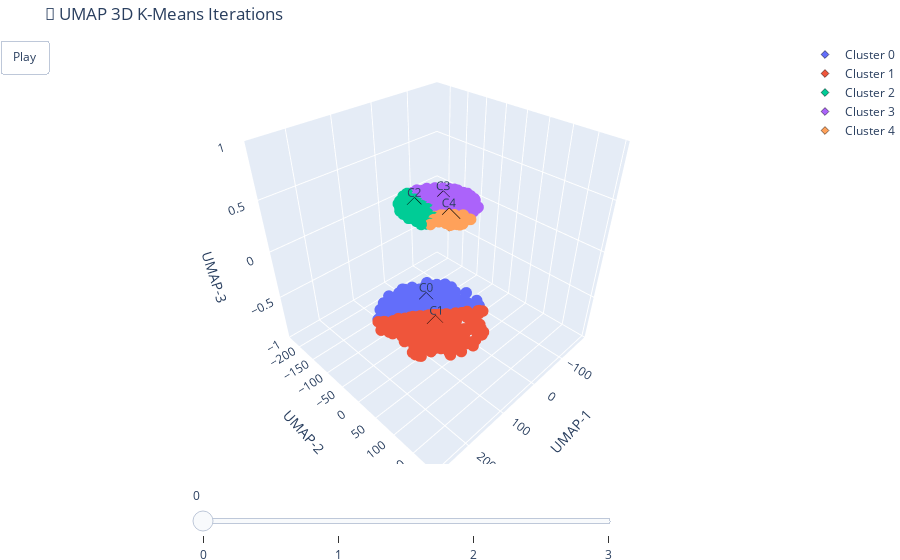

The notebook cell saved with this chart:
### Code cell
# Bernat: any setting <1 will cause sorting order artifacts because of
# the rendering engine's static sorting order on transparents.
point_opacity = 1

colors = px.colors.qualitative.Plotly

# Static layout
layout = go.Layout(
    title="🌌 UMAP 3D K-Means Iterations",
    margin=dict(l=0, r=0, b=0, t=40),
    scene=dict(
        xaxis_title='UMAP-1',
        yaxis_title='UMAP-2',
        zaxis_title='UMAP-3',
        bgcolor='white'
    ),
    updatemenus=[dict(
        type='buttons',
        showactive=False,
        buttons=[dict(label='Play', method='animate', args=[None])]
    )],
    sliders=[dict(
        steps=[dict(method='animate', args=[[f'frame{k}']], label=str(k)) for k in range(len(iterations))],
        transition=dict(duration=0),
        x=0.156, y=0, len=0.6
    )]
)

# Initial empty figure
fig = go.Figure(layout=layout)

# Initial data for frame 0
iter0 = iteration_meta[0]
cmap = {cid: colors[i % len(colors)] for i, cid in enumerate(np.unique(iter0['centroid_ids']))}

for cid in cmap:
    mask = iter0['point_cluster_ids'] == cid
    fig.add_trace(go.Scatter3d(
        x=points_3d_per_iter[0][mask, 0],
        y=points_3d_per_iter[0][mask, 1],
        z=points_3d_per_iter[0][mask, 2],
        mode='markers',
        marker=dict(size=4, color=cmap[cid], opacity=point_opacity),
        showlegend=False
    ))
    mask = iter0['centroid_ids'] == cid
    fig.add_trace(go.Scatter3d(
        x=centroids_3d_per_iter[0][mask, 0],
        y=centroids_3d_per_iter[0][mask, 1],
        z=centroids_3d_per_iter[0][mask, 2],
        mode='markers+text',
        marker=dict(size=6, symbol='diamond', color=cmap[cid], line=dict(width=0.5, color='black')),
        name=f'Cluster {cid}',
        text=[f"C{cid}"] * np.sum(mask),
        textposition="top center"
    ))

# Add frames
frames = []
for k, meta in enumerate(iteration_meta):
    frame_data = []
    cmap = {cid: colors[i % len(colors)] for i, cid in enumerate(np.unique(meta['centroid_ids']))}

    for cid in cmap:
        mask_p = meta['point_cluster_ids'] == cid
        mask_c = meta['centroid_ids'] == cid

        frame_data.append(go.Scatter3d(
            x=points_3d_per_iter[k][mask_p, 0],
            y=points_3d_per_iter[k][mask_p, 1],
            z=points_3d_per_iter[k][mask_p, 2],
            mode='markers',
            marker=dict(size=4, color=cmap[cid], opacity=point_opacity),
            showlegend=False
        ))
        frame_data.append(go.Scatter3d(
            x=centroids_3d_per_iter[k][mask_c, 0],
            y=centroids_3d_per_iter[k][mask_c, 1],
            z=centroids_3d_per_iter[k][mask_c, 2],
            mode='markers+text',
            marker=dict(size=6, symbol='diamond', color=cmap[cid], line=dict(width=0.5, color='black')),
            name=f'Cluster {cid}',
            text=[f"C{cid}"] * np.sum(mask_c),
            textposition="top center"
        ))

    frames.append(go.Frame(data=frame_data, name=f"frame{k}"))

fig.frames = frames
fig.show()

### Figure 1 — Plotly figure (JSON) as saved in the notebook; plotly's stock layout.template omitted (floating-point values rounded to 4 significant figures; data arrays with more than 128 entries replaced by an {"elided": "..."} marker saying what was removed)
{"data": [{"marker": {"color": "#636EFA", "opacity": 1, "size": 4}, "mode": "markers", "showlegend": false, "type": "scatter3d", "x": {"elided": "186 float values"}, "y": {"elided": "186 float values"}, "z": {"elided": "186 float values"}}, {"marker": {"color": "#636EFA", "line": {"color": "black", "width": 0.5}, "size": 6, "symbol": "diamond"}, "mode": "markers+text", "name": "Cluster 0", "text": ["C0"], "textposition": "top center", "type": "scatter3d", "x": [169.1], "y": [75.29], "z": [0.0]}, {"marker": {"color": "#EF553B", "opacity": 1, "size": 4}, "mode": "markers", "showlegend": false, "type": "scatter3d", "x": {"elided": "314 float values"}, "y": {"elided": "314 float values"}, "z": {"elided": "314 float values"}}, {"marker": {"color": "#EF553B", "line": {"color": "black", "width": 0.5}, "size": 6, "symbol": "diamond"}, "mode": "markers+text", "name": "Cluster 1", "text": ["C1"], "textposition": "top center", "type": "scatter3d", "x": [198.2], "y": [124.8], "z": [0.0]}, {"marker": {"color": "#00CC96", "opacity": 1, "size": 4}, "mode": "markers", "showlegend": false, "type": "scatter3d", "x": [-8.862, -1.922, -53.73, -18.76, -19.52, -20.38, -50.72, -18.84, -36.05, -60.53, -40.12, -24.73, -16.63, -54.65, -38.27, -31.82, -59.39, -12.34, -59.66, -56.85, -43.45, -9.218, -76.02, -60.35, -63.54, -56.89, -43.62, -38.76, -60.62, -8.818, -45.02, -31.5, -5.648, -60.19, -40.51, -5.603, -7.713, -38.92, -60.18, -24.37, -65.45, -74.11, -42.36, -52.65, -49.78, -72.37, -39.14, -44.61, -13.67, -55.54, -47.88, -54.99, -46.07, -31.98, -20.91, -24.97, -50.85, -54.24, -49.05, -61.18, -7.829, -39.55, -4.004, -28.2, -42.91, -31.03, -32.16, -60.51, -61.23, -8.441, -3.672, -69.53, -60.9, -39.11, -24.61, -61.68, -11.33, -35.56, -17.45, -17.06, -29.7, -37.51, -46.72, -17.4, -28.72, -47.1, -48.08, -60.65], "y": [-142.3, -144.8, -190.1, -100.9, -139.7, -143.4, -148.2, -165.6, -194.3, -165.6, -112.5, -132.9, -111.4, -174.0, -175.3, -168.6, -213.8, -170.7, -191.3, -137.0, -111.4, -179.1, -226.3, -219.7, -174.0, -152.6, -202.3, -204.0, -152.7, -126.4, -145.6, -184.7, -165.1, -178.6, -205.9, -123.7, -136.3, -211.7, -222.9, -123.3, -211.3, -226.0, -175.3, -155.4, -162.4, -217.1, -126.3, -151.9, -102.4, -214.4, -199.5, -140.7, -130.3, -172.4, -171.2, -159.0, -183.6, -213.6, -162.7, -155.3, -156.4, -127.6, -108.7, -205.0, -187.7, -129.2, -175.3, -185.4, -160.8, -108.8, -147.2, -195.0, -144.7, -128.2, -165.4, -179.3, -106.3, -138.5, -135.1, -175.5, -148.8, -192.1, -206.9, -188.2, -140.4, -164.5, -198.6, -137.7], "z": [0.0, 0.0, 0.0, 0.0, 0.0, 0.0, 0.0, 0.0, 0.0, 0.0, 0.0, 0.0, 0.0, 0.0, 0.0, 0.0, 0.0, 0.0, 0.0, 0.0, 0.0, 0.0, 0.0, 0.0, 0.0, 0.0, 0.0, 0.0, 0.0, 0.0, 0.0, 0.0, 0.0, 0.0, 0.0, 0.0, 0.0, 0.0, 0.0, 0.0, 0.0, 0.0, 0.0, 0.0, 0.0, 0.0, 0.0, 0.0, 0.0, 0.0, 0.0, 0.0, 0.0, 0.0, 0.0, 0.0, 0.0, 0.0, 0.0, 0.0, 0.0, 0.0, 0.0, 0.0, 0.0, 0.0, 0.0, 0.0, 0.0, 0.0, 0.0, 0.0, 0.0, 0.0, 0.0, 0.0, 0.0, 0.0, 0.0, 0.0, 0.0, 0.0, 0.0, 0.0, 0.0, 0.0, 0.0, 0.0]}, {"marker": {"color": "#00CC96", "line": {"color": "black", "width": 0.5}, "size": 6, "symbol": "diamond"}, "mode": "markers+text", "name": "Cluster 2", "text": ["C2"], "textposition": "top center", "type": "scatter3d", "x": [-38.51], "y": [-164.1], "z": [0.0]}, {"marker": {"color": "#AB63FA", "opacity": 1, "size": 4}, "mode": "markers", "showlegend": false, "type": "scatter3d", "x": {"elided": "359 float values"}, "y": {"elided": "359 float values"}, "z": {"elided": "359 float values"}}, {"marker": {"color": "#AB63FA", "line": {"color": "black", "width": 0.5}, "size": 6, "symbol": "diamond"}, "mode": "markers+text", "name": "Cluster 3", "text": ["C3"], "textposition": "top center", "type": "scatter3d", "x": [-106.7], "y": [-140.7], "z": [0.0]}, {"marker": {"color": "#FFA15A", "opacity": 1, "size": 4}, "mode": "markers", "showlegend": false, "type": "scatter3d", "x": [-71.38, -88.95, -51.98, -45.53, -28.25, -42.54, -62.11, -65.92, -40.73, -33.03, -50.54, -60.07, -94.54, -56.37, -78.17, -59.07, -54.44, -70.13, -97.09, -69.9, -68.94, -47.15, -48.39, -83.19, -52.17, -82.6, -58.35, -18.06, -61.38, -72.26, -37.68, -61.81, -56.44, -49.44, -94.65, -96.96, -41.29, -38.65, -50.21, -45.98, -47.2, -74.11, -65.02, -45.48, -95.17, -91.99, -80.22, -69.66, -53.93, -45.44, -78.57, -69.75, -84.34], "y": [-91.59, -60.84, -101.0, -92.0, -98.02, -100.4, -52.23, -75.76, -100.8, -99.53, -108.7, -99.21, -52.01, -82.08, -68.39, -57.53, -99.8, -91.56, -72.68, -96.79, -50.41, -67.7, -111.1, -71.23, -63.71, -71.05, -63.46, -95.51, -106.7, -85.75, -104.2, -72.77, -105.6, -69.92, -71.6, -73.38, -97.27, -90.79, -68.37, -64.8, -79.87, -80.64, -103.4, -76.29, -50.69, -53.94, -74.61, -93.46, -75.42, -97.26, -87.64, -83.65, -87.25], "z": [0.0, 0.0, 0.0, 0.0, 0.0, 0.0, 0.0, 0.0, 0.0, 0.0, 0.0, 0.0, 0.0, 0.0, 0.0, 0.0, 0.0, 0.0, 0.0, 0.0, 0.0, 0.0, 0.0, 0.0, 0.0, 0.0, 0.0, 0.0, 0.0, 0.0, 0.0, 0.0, 0.0, 0.0, 0.0, 0.0, 0.0, 0.0, 0.0, 0.0, 0.0, 0.0, 0.0, 0.0, 0.0, 0.0, 0.0, 0.0, 0.0, 0.0, 0.0, 0.0, 0.0]}, {"marker": {"color": "#FFA15A", "line": {"color": "black", "width": 0.5}, "size": 6, "symbol": "diamond"}, "mode": "markers+text", "name": "Cluster 4", "text": ["C4"], "textposition": "top center", "type": "scatter3d", "x": [-62.02], "y": [-82.08], "z": [0.0]}], "layout": {"margin": {"b": 0, "l": 0, "r": 0, "t": 40}, "scene": {"bgcolor": "white", "xaxis": {"title": {"text": "UMAP-1"}}, "yaxis": {"title": {"text": "UMAP-2"}}, "zaxis": {"title": {"text": "UMAP-3"}}}, "sliders": [{"len": 0.6, "steps": [{"args": [["frame0"]], "label": "0", "method": "animate"}, {"args": [["frame1"]], "label": "1", "method": "animate"}, {"args": [["frame2"]], "label": "2", "method": "animate"}, {"args": [["frame3"]], "label": "3", "method": "animate"}], "transition": {"duration": 0}, "x": 0.156, "y": 0}], "title": {"text": "🌌 UMAP 3D K-Means Iterations"}, "updatemenus": [{"buttons": [{"args": [null], "label": "Play", "method": "animate"}], "showactive": false, "type": "buttons"}]}}
